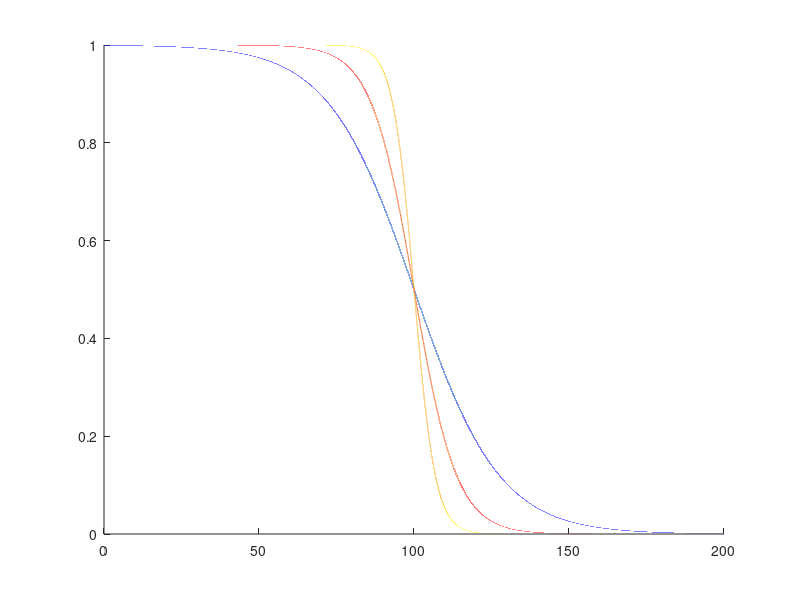

Write the MATLAB code that produced this figure. (Note: this script raises an error after producing the figure.)
k = 1.38064852 * 10^(-2);

E = 0:0.001:200;
E_F = 100;

T1 = 1000;
T2 = 500;
T3 = 250;

f1 = 1./(1 + exp((E - E_F)/(k * T1)));
f2 = 1./(1 + exp((E - E_F)/(k * T2)));
f3 = 1./(1 + exp((E - E_F)/(k * T3)));

fig = figure;
hold on;
plot(E,f1);
plot(E,f2);
plot(E,f3);

ax = gca;
ax.TickLabelInterpreter = 'latex';
ax.XTick = [0,E_F];
ax.YTick = [0,1/2,1];
ax.XTickLabel = {'$0$','$E_F$'};
ax.YTickLabel = {'$0$','$\frac{1}{2}$','$1$'};

xlabel('$E$','Interpreter','latex','FontSize',14);
ylabel('$f(E)$','Interpreter','latex','FontSize',14);

leg = legend('$T_1$','$T_2$','$T_3$');
leg.Interpreter = 'latex';

set(fig,'Units','Inches');
pos = get(fig,'Position');
set(fig,'PaperPositionMode','Auto','PaperUnits','Inches','PaperSize',[pos(3), pos(4)]);

%matlab2tikz('graphical_solution_for_allowed_energy_levels_for_even_wave_functions_in_finite_potential_well.tikz')

print(fig,'fermi_function','-dpdf','-r0')

close all; clear; clc;
